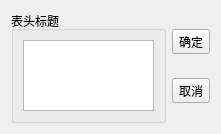
<?xml version="1.0" encoding="UTF-8"?>
<ui version="4.0">
 <class>QWDialogHeaders</class>
 <widget class="QDialog" name="QWDialogHeaders">
  <property name="geometry">
   <rect>
    <x>0</x>
    <y>0</y>
    <width>221</width>
    <height>134</height>
   </rect>
  </property>
  <property name="windowTitle">
   <string>设置表头标题</string>
  </property>
  <layout class="QHBoxLayout" name="horizontalLayout">
   <item>
    <widget class="QGroupBox" name="groupBox">
     <property name="title">
      <string>表头标题</string>
     </property>
     <layout class="QGridLayout" name="gridLayout">
      <item row="0" column="0">
       <widget class="QListView" name="listView"/>
      </item>
     </layout>
    </widget>
   </item>
   <item>
    <layout class="QVBoxLayout" name="verticalLayout">
     <item>
      <widget class="QToolButton" name="btnOK">
       <property name="text">
        <string>确定</string>
       </property>
      </widget>
     </item>
     <item>
      <widget class="QToolButton" name="btnCancel">
       <property name="text">
        <string>取消</string>
       </property>
      </widget>
     </item>
    </layout>
   </item>
  </layout>
 </widget>
 <resources/>
 <connections>
  <connection>
   <sender>btnOK</sender>
   <signal>clicked()</signal>
   <receiver>QWDialogHeaders</receiver>
   <slot>accept()</slot>
   <hints>
    <hint type="sourcelabel">
     <x>189</x>
     <y>42</y>
    </hint>
    <hint type="destinationlabel">
     <x>110</x>
     <y>66</y>
    </hint>
   </hints>
  </connection>
  <connection>
   <sender>btnCancel</sender>
   <signal>clicked()</signal>
   <receiver>QWDialogHeaders</receiver>
   <slot>reject()</slot>
   <hints>
    <hint type="sourcelabel">
     <x>189</x>
     <y>90</y>
    </hint>
    <hint type="destinationlabel">
     <x>110</x>
     <y>66</y>
    </hint>
   </hints>
  </connection>
 </connections>
</ui>
